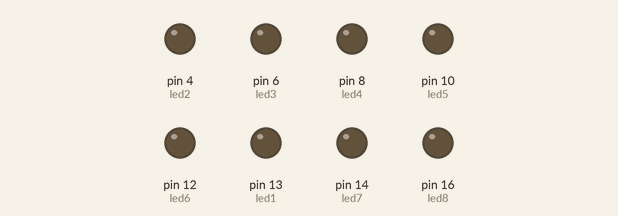
Bench run of a sketch on a simulated Arduino Uno, built with avr-gcc and run on an emulated ATmega328P. Shown: output pins drawn as LEDs (lit = HIGH). Dashed ring = blinking.

Above: at 1.0 s.
At 2.5 s:
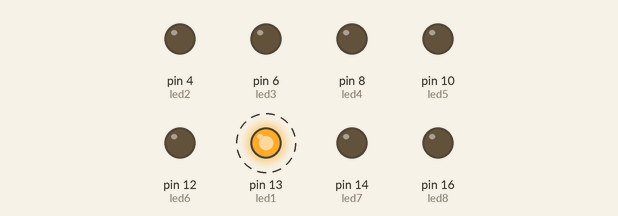
Timing chart, 0 to 4.6 s (numbered marks = the images above):
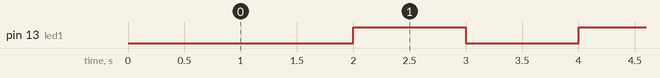

The sketch:

pvm.ino
```cpp
/*pvm ölçer bu kod
 * fizik projesidir
 * filiz akın
 * 11/C 9998
 */

const int led1 = 13;
const int led2 = 4;
const int led3 = 6;
const int led4 = 8;
const int led5 = 10;
const int led6 = 12;
const int led7 = 14;
const int led8 = 16;

unsigned long eski = 0;
int sure = 1000;
int ledstat = HIGH;

void setup() {
  // put your setup code here, to run once:
pinMode(led1, OUTPUT);
pinMode(led2, OUTPUT);
pinMode(led3, OUTPUT);
pinMode(led4, OUTPUT);
pinMode(led5, OUTPUT);
pinMode(led6, OUTPUT);
pinMode(led7, OUTPUT);
pinMode(led8, OUTPUT);
}

void loop() {
  // put your main code here, to run repeatedly:
unsigned long suan = millis();
if(suan-eski >= sure) {
  if(ledstat== LOW) {
    digitalWrite(led1, HIGH);
    ledstat = HIGH;
  }    else {
    digitalWrite(led1, LOW);
    ledstat = LOW;
    }
    eski=suan;
  }

}
```

Measured:
- by itself, pin 13 (led1): alternates HIGH for 1.0 s and LOW for 1.0 s
